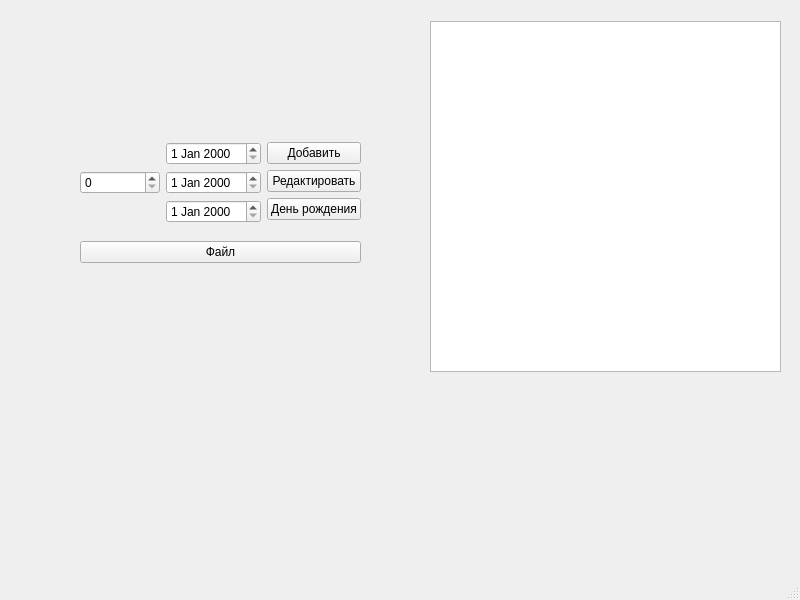
<?xml version="1.0" encoding="UTF-8"?>
<ui version="4.0">
 <class>MainWindow</class>
 <widget class="QMainWindow" name="MainWindow">
  <property name="geometry">
   <rect>
    <x>0</x>
    <y>0</y>
    <width>800</width>
    <height>600</height>
   </rect>
  </property>
  <property name="windowTitle">
   <string>MainWindow</string>
  </property>
  <widget class="QWidget" name="centralwidget">
   <widget class="QTableView" name="tableView">
    <property name="geometry">
     <rect>
      <x>430</x>
      <y>21</y>
      <width>351</width>
      <height>351</height>
     </rect>
    </property>
   </widget>
   <widget class="QWidget" name="layoutWidget">
    <property name="geometry">
     <rect>
      <x>80</x>
      <y>130</y>
      <width>281</width>
      <height>145</height>
     </rect>
    </property>
    <layout class="QVBoxLayout" name="verticalLayout_3">
     <item>
      <layout class="QHBoxLayout" name="horizontalLayout_2">
       <item>
        <widget class="QSpinBox" name="spinBox"/>
       </item>
       <item>
        <layout class="QHBoxLayout" name="horizontalLayout">
         <item>
          <layout class="QVBoxLayout" name="verticalLayout_2">
           <item>
            <widget class="QDateEdit" name="dateEdit"/>
           </item>
           <item>
            <widget class="QDateEdit" name="dateEdit_2">
             <property name="minimumDate">
              <date>
               <year>1752</year>
               <month>9</month>
               <day>14</day>
              </date>
             </property>
            </widget>
           </item>
           <item>
            <widget class="QDateEdit" name="dateEdit_4"/>
           </item>
          </layout>
         </item>
         <item>
          <layout class="QVBoxLayout" name="verticalLayout">
           <item>
            <widget class="QPushButton" name="pushButton">
             <property name="text">
              <string>Добавить</string>
             </property>
            </widget>
           </item>
           <item>
            <widget class="QPushButton" name="pushButton_2">
             <property name="text">
              <string>Редактировать</string>
             </property>
            </widget>
           </item>
           <item>
            <widget class="QPushButton" name="pushButton_4">
             <property name="text">
              <string>День рождения</string>
             </property>
            </widget>
           </item>
          </layout>
         </item>
        </layout>
       </item>
      </layout>
     </item>
     <item>
      <widget class="QPushButton" name="pushButton_3">
       <property name="text">
        <string>Файл</string>
       </property>
      </widget>
     </item>
    </layout>
   </widget>
   <widget class="QLabel" name="label">
    <property name="geometry">
     <rect>
      <x>10</x>
      <y>320</y>
      <width>391</width>
      <height>151</height>
     </rect>
    </property>
    <property name="styleSheet">
     <string notr="true">font: 700 16pt &quot;Segoe UI&quot;;</string>
    </property>
    <property name="text">
     <string/>
    </property>
   </widget>
  </widget>
  <widget class="QMenuBar" name="menubar">
   <property name="geometry">
    <rect>
     <x>0</x>
     <y>0</y>
     <width>800</width>
     <height>26</height>
    </rect>
   </property>
  </widget>
  <widget class="QStatusBar" name="statusbar"/>
 </widget>
 <resources/>
 <connections/>
</ui>
